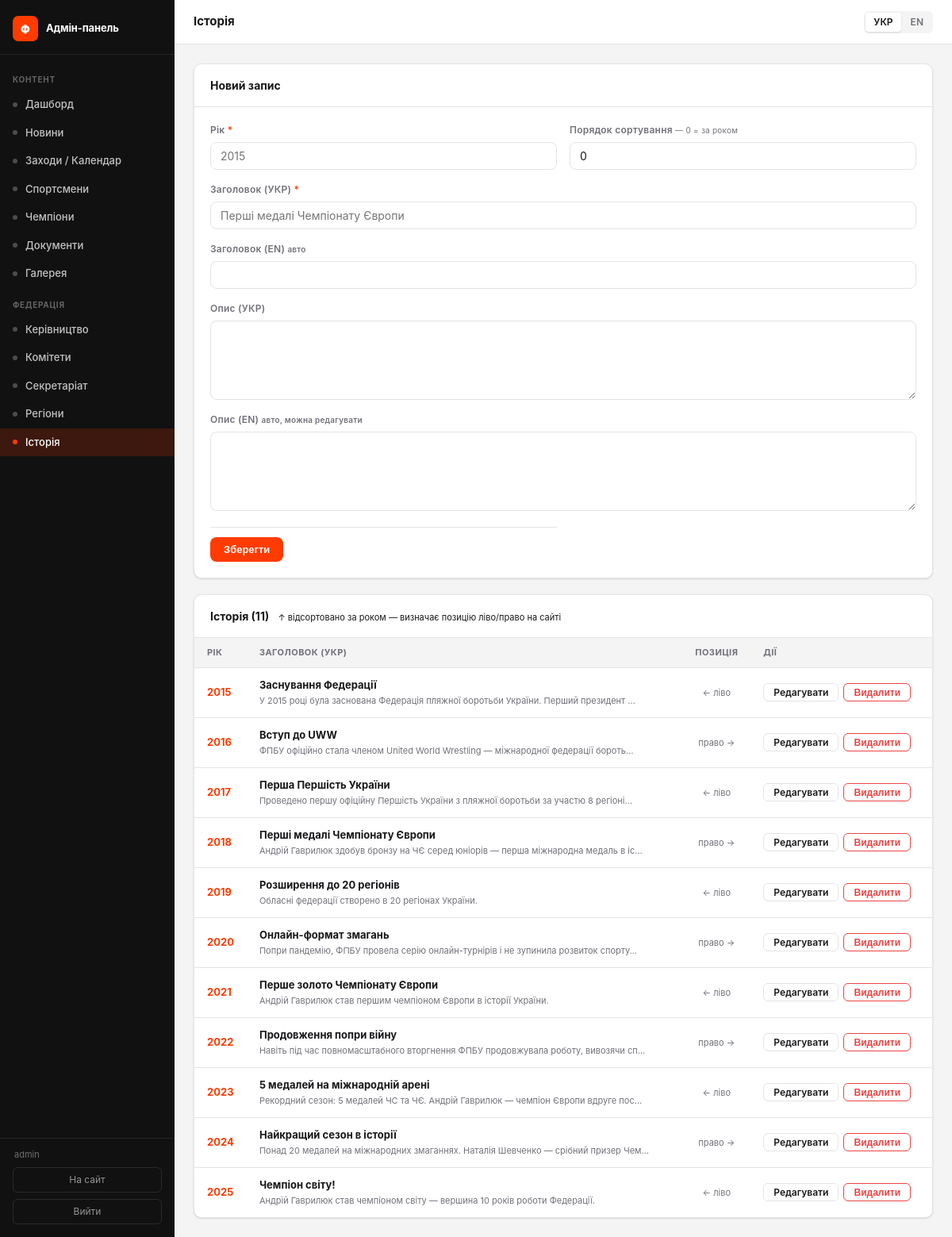
Page /admin/history (signed in) on the committed database.
### tables this page shows
CREATE TABLE history_items (
        id INTEGER PRIMARY KEY AUTOINCREMENT,
        year INTEGER NOT NULL,
        title TEXT NOT NULL,
        title_en TEXT,
        description TEXT,
        description_en TEXT,
        category TEXT DEFAULT 'achievement',
        sort_order INTEGER DEFAULT 0
    );

### admin.py (the view)
@admin_bp.route('/history')
@require_admin
def history_list():
    rows = db.get_history()
    return render_template('admin/history.html', items=rows)

### admin.py (called while the page is built)
def _lang():
    return session.get('admin_lang', 'uk')

def require_admin(f):
    @functools.wraps(f)
    def decorated(*args, **kwargs):
        if not session.get('admin_logged_in'):
            return redirect(url_for('admin.login'))
        return f(*args, **kwargs)
    return decorated

@admin_bp.context_processor
def _ctx():
    lang = _lang()
    return {
        'admin_lang': lang,
        'L': _L[lang],
        'admin_user': session.get('admin_username', ''),
        'req_endpoint': request.endpoint or '',
    }

### app.py (called while the page is built)
@app.before_request
def set_language():
    if request.path == '/' and request.cookies.get('lang') == 'en':
        return redirect('/en/', 302)
    if not getattr(g, 'lang', None):
        lang = request.cookies.get('lang', 'uk')
        g.lang = lang if lang in SUPPORTED_LANGS else 'uk'
        g.t    = make_t(g.lang)

@app.context_processor
def inject_globals():
    lang = getattr(g, 'lang', 'uk')
    path = request.path
    qs = ('?' + request.query_string.decode('utf-8', 'replace')) if request.query_string else ''
    suffix = path[3:] if path.startswith('/en') else path
    if not suffix:
        suffix = '/'
    lp = '/en' if lang == 'en' else ''
    return {
        'current_year': datetime.today().year,
        'lang': lang,
        't': getattr(g, 't', make_t('uk')),
        'icon': _icon,
        'lp': lp,
        'lp_uk': suffix + qs,
        'lp_en': '/en' + suffix + qs,
    }

def _fix_text_node(text):
    text = _PREP_RE.sub(lambda m: m.group(1) + ' ', text)
    text = _YEAR_RE.sub(r'\1 \2', text)
    return text

### db.py (called while the page is built)
def get_db():
    conn = sqlite3.connect(DB_PATH)
    conn.row_factory = sqlite3.Row
    conn.execute("PRAGMA journal_mode=WAL")
    return conn

def get_history():
    conn = get_db()
    rows = conn.execute("SELECT * FROM history_items ORDER BY year ASC, sort_order, id ASC").fetchall()
    conn.close()
    return rows

### translations.py (called while the page is built)
def make_t(lang):
    d = TRANSLATIONS.get(lang, UK)
    def t(key):
        return d.get(key, UK.get(key, key))
    return t

### templates/admin/history.html (shortened to what this page needs)
{% extends "admin/base.html" %}
{% block page_title %}{{ L.history }}{% endblock %}
{% block content %}
{% set editing = edit_item is defined and edit_item %}
<div class="a-card" style="margin-bottom:1.25rem;">
  <div class="a-card-header">
    <div class="a-card-title">{{ L.edit_history if editing else L.new_history }}</div>
  </div>
  <div class="a-card-body">
    <form method="post"
          action="{{ '/admin/history/' ~ edit_item.id ~ '/edit' if editing else '/admin/history/new' }}">
      <div class="a-form-grid cols-2">
        <div class="a-form-group">
          <label class="a-form-label">{{ L.year }} <span>*</span></label>
          <input class="a-input" name="year" type="number" required min="1900" max="2099"
                 value="{{ edit_item.year if editing else '' }}"
                 placeholder="2015">
        </div>
        <div class="a-form-group">
          <label class="a-form-label">{{ L.sort_order }}
            <small class="muted" style="font-weight:400;"> — {{ '0 = за роком' if admin_lang == 'uk' else '0 = by year' }}</small>
          </label>
          <input class="a-input" name="sort_order" type="number" min="0"
                 value="{{ edit_item.sort_order if editing else 0 }}">
        </div>
        <div class="a-form-group full">
          <label class="a-form-label">{{ L.title_uk }} <span>*</span></label>
          <input class="a-input" name="title" type="text" required
                 value="{{ edit_item.title if editing else '' }}"
                 placeholder="{{ 'Перші медалі Чемпіонату Європи' if admin_lang == 'uk' else 'First European Championship medals' }}">
        </div>
        <div class="a-form-group full">
          <label class="a-form-label">
            {{ L.title_en }}
            <small class="muted">{{ 'авто' if admin_lang == 'uk' else 'auto' }}</small>
          </label>
          <input class="a-input" name="title_en" type="text"
                 value="{{ edit_item.title_en if editing else '' }}">
        </div>
        <div class="a-form-group full">
          <label class="a-form-label">{{ L.description_uk }}</label>
          <textarea class="a-textarea" name="description" rows="3">{{ edit_item.description if editing else '' }}</textarea>
        </div>
        <div class="a-form-group full">
          <label class="a-form-label">
            {{ L.description_en }}
            <small class="muted">{{ 'авто, можна редагувати' if admin_lang == 'uk' else 'auto, editable' }}</small>
          </label>
          <textarea class="a-textarea" name="description_en" rows="3">{{ edit_item.description_en if editing else '' }}</textarea>
        </div>
        <div class="a-form-actions full">
          <button class="btn btn-primary" type="submit">{{ L.save }}</button>
        </div>
      </div>
    </form>
  </div>
</div>
<div class="a-card">
  <div class="a-card-header">
    <div class="a-card-title">
      {{ L.history }} ({{ items|length }})
      <small class="muted" style="font-weight:400;font-size:11px;margin-left:.5rem;">
        {{ '↑ відсортовано за роком — визначає позицію ліво/право на сайті' if admin_lang == 'uk' else '↑ sorted by year — determines left/right position on site' }}
      </small>
    </div>
  </div>
  {% if items %}
  <table class="a-table">
    <thead>
      <tr>
        <th style="width:56px;">{{ L.year }}</th>
        <th>{{ L.title_uk }}</th>
        <th style="width:72px;">{{ 'Позиція' if admin_lang == 'uk' else 'Position' }}</th>
        <th>{{ L.actions }}</th>
      </tr>
    </thead>
    <tbody>
      {% for item in items %}
      <tr>
        <td><strong style="color:var(--brand);">{{ item.year }}</strong></td>
        <td>
          <strong>{{ item.title }}</strong>
          {% if item.description %}<div class="muted" style="font-size:11px;margin-top:2px;">{{ item.description[:80] }}{% if item.description|length > 80 %}…{% endif %}</div>{% endif %}
        </td>
        <td class="muted" style="text-align:center;">
          {% set pos = loop.index %}
          <span title="{{ 'позиція ' ~ pos if admin_lang == 'uk' else 'position ' ~ pos }}"
                style="display:inline-flex;align-items:center;gap:4px;font-size:11px;">
            {% if pos % 2 == 1 %}
            ← {{ 'ліво' if admin_lang == 'uk' else 'left' }}
            {% else %}
            {{ 'право' if admin_lang == 'uk' else 'right' }} →
            {% endif %}
          </span>
        </td>
        <td>
          <div class="a-actions">
            <a class="btn btn-ghost btn-sm" href="/admin/history/{{ item.id }}/edit">{{ L.edit }}</a>
            <form method="post" action="/admin/history/{{ item.id }}/delete" style="display:inline;"
                  onsubmit="return confirm('{{ L.confirm_delete }}')">
              <button class="btn btn-sm" style="color:var(--danger);border-color:currentColor;background:transparent;" type="submit">{{ L.delete }}</button>
            </form>
          </div>
        </td>
      </tr>
      {% endfor %}
    </tbody>
  </table>
  {% else %}
  <div class="a-empty">{{ 'Записів ще немає' if admin_lang == 'uk' else 'No records yet' }}</div>
  {% endif %}
</div>
{% endblock %}

### static/css/admin.css (style rules this page uses)
*, *::before, *::after { box-sizing: border-box; margin: 0; padding: 0; }
:root { --brand: #FF3B00; --brand-hover: #e03200; --sidebar-w: 220px; --sidebar-bg: #111; --sidebar-text: rgba(255,255,255,.75); --sidebar-active: #FF3B00; --bg: #f4f4f5; --surface: #fff; --border: #e4e4e7; --text: #18181b; --muted: #71717a; --radius: 10px; --danger: #ef4444; --success: #22c55e; --shadow: 0 1px 3px rgba(0,0,0,.08), 0 1px 2px rgba(0,0,0,.06); }
html, body { height: 100%; }
body { font-family: -apple-system, BlinkMacSystemFont, 'Segoe UI', Helvetica, Arial, sans-serif; font-size: 14px; line-height: 1.5; color: var(--text); background: var(--bg); }
.a-card { background: var(--surface); border: 1px solid var(--border); border-radius: var(--radius); box-shadow: var(--shadow); overflow: hidden; }
.a-card-header { padding: 1rem 1.25rem; border-bottom: 1px solid var(--border); display: flex; align-items: center; gap: .75rem; }
.a-card-title { font-size: 14px; font-weight: 700; flex: 1; }
.a-card-body { padding: 1.25rem; }
.a-table { width: 100%; border-collapse: collapse; font-size: 13px; }
.a-table th { text-align: left; padding: .625rem 1rem; font-size: 11px; font-weight: 700; letter-spacing: .04em; text-transform: uppercase; color: var(--muted); background: var(--bg); border-bottom: 1px solid var(--border); }
.a-table td { padding: .75rem 1rem; border-bottom: 1px solid var(--border); vertical-align: middle; }
.a-table tr:last-child td { border-bottom: none; }
.a-table .muted { color: var(--muted); }
.a-table .a-actions { display: flex; gap: .375rem; align-items: center; }
.btn { display: inline-flex; align-items: center; gap: .375rem; padding: .5rem 1rem; border-radius: 8px; font-size: 13px; font-weight: 600; cursor: pointer; border: 1px solid transparent; text-decoration: none; transition: all .15s; line-height: 1; }
.btn-primary { background: var(--brand); color: #fff; }
.btn-ghost { background: transparent; color: var(--text); border-color: var(--border); }
.btn-sm { padding: .3rem .75rem; font-size: 12px; border-radius: 6px; }
.a-form-grid { display: grid; gap: 1rem; }
.a-form-grid.cols-2 { grid-template-columns: 1fr 1fr; }
.a-form-group { display: flex; flex-direction: column; gap: .375rem; }
.a-form-group.full { grid-column: 1 / -1; }
.a-form-label { font-size: 12px; font-weight: 600; color: var(--muted); letter-spacing: .02em; }
.a-form-label span { color: var(--brand); }
.a-input, .a-select, .a-textarea { width: 100%; padding: .5rem .75rem; border: 1px solid var(--border); border-radius: 8px; font-size: 14px; color: var(--text); background: var(--surface); transition: border-color .15s, box-shadow .15s; font-family: inherit; }
.a-textarea { resize: vertical; min-height: 100px; }
.a-form-actions { display: flex; gap: .75rem; align-items: center; padding-top: .75rem; border-top: 1px solid var(--border); margin-top: .25rem; }

### rows in the picture
history_items: year "2015", title "Заснування Федерації", description "У 2015 році була заснована Федерація пляжної боротьби України. Перший президент", value "ліво", edit "Редагувати", delete "Видалити"
history_items: year "2016", title "Вступ до UWW", description "ФПБУ офіційно стала членом United World Wrestling — міжнародної федерації бороть", value "право", edit "Редагувати", delete "Видалити"
history_items: year "2017", title "Перша Першість України", description "Проведено першу офіційну Першість України з пляжної боротьби за участю 8 регіоні", value "ліво", edit "Редагувати", delete "Видалити"
history_items: year "2018", title "Перші медалі Чемпіонату Європи", description "Андрій Гаврилюк здобув бронзу на ЧЄ серед юніорів — перша міжнародна медаль в іс", value "право", edit "Редагувати", delete "Видалити"
history_items: year "2019", title "Розширення до 20 регіонів", description "Обласні федерації створено в 20 регіонах України.", value "ліво", edit "Редагувати", delete "Видалити"
history_items: year "2020", title "Онлайн-формат змагань", description "Попри пандемію, ФПБУ провела серію онлайн-турнірів і не зупинила розвиток спорту", value "право", edit "Редагувати", delete "Видалити"
history_items: year "2021", title "Перше золото Чемпіонату Європи", description "Андрій Гаврилюк став першим чемпіоном Європи в історії України.", value "ліво", edit "Редагувати", delete "Видалити"
history_items: year "2022", title "Продовження попри війну", description "Навіть під час повномасштабного вторгнення ФПБУ продовжувала роботу, вивозячи сп", value "право", edit "Редагувати", delete "Видалити"
history_items: year "2023", title "5 медалей на міжнародній арені", description "Рекордний сезон: 5 медалей ЧС та ЧЄ. Андрій Гаврилюк — чемпіон Європи вдруге пос", value "ліво", edit "Редагувати", delete "Видалити"
history_items: year "2024", title "Найкращий сезон в історії", description "Понад 20 медалей на міжнародних змаганнях. Наталія Шевченко — срібний призер Чем", value "право", edit "Редагувати", delete "Видалити"
history_items: year "2025", title "Чемпіон світу!", description "Андрій Гаврилюк став чемпіоном світу — вершина 10 років роботи Федерації.", value "ліво", edit "Редагувати", delete "Видалити"

### other values in the picture
{{ L.admin_panel }} "Адмін-панель"
{{ 'Контент' if admin_lang == 'uk' else 'Content' }} "КОНТЕНТ"
{{ L.dashboard }} "Дашборд"
{{ L.news }} "Новини"
{{ L.events }} "Заходи / Календар"
{{ L.athletes }} "Спортсмени"
{{ L.champions }} "Чемпіони"
{{ L.documents }} "Документи"
{{ L.gallery }} "Галерея"
{{ 'Федерація' if admin_lang == 'uk' else 'Federation' }} "ФЕДЕРАЦІЯ"
{{ L.leadership }} "Керівництво"
{{ L.committees }} "Комітети"
{{ L.secretariat }} "Секретаріат"
{{ L.regions }} "Регіони"
{{ L.history }} "Історія"
